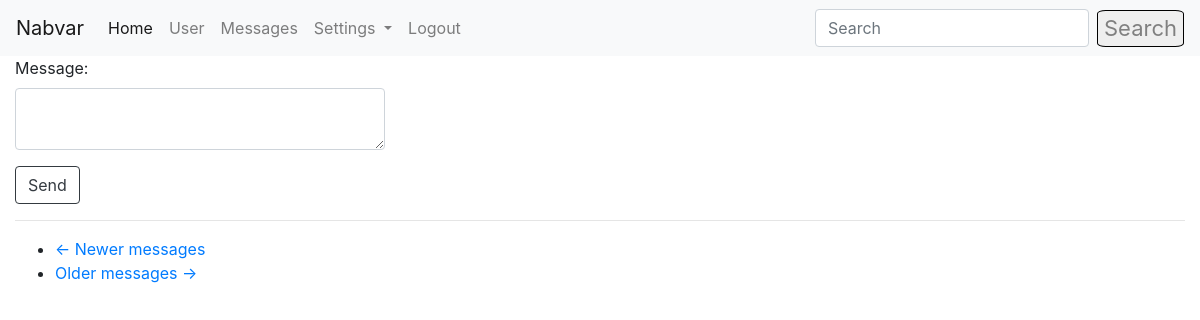
The app's page /private_messages/SLDem (signed in), older data.
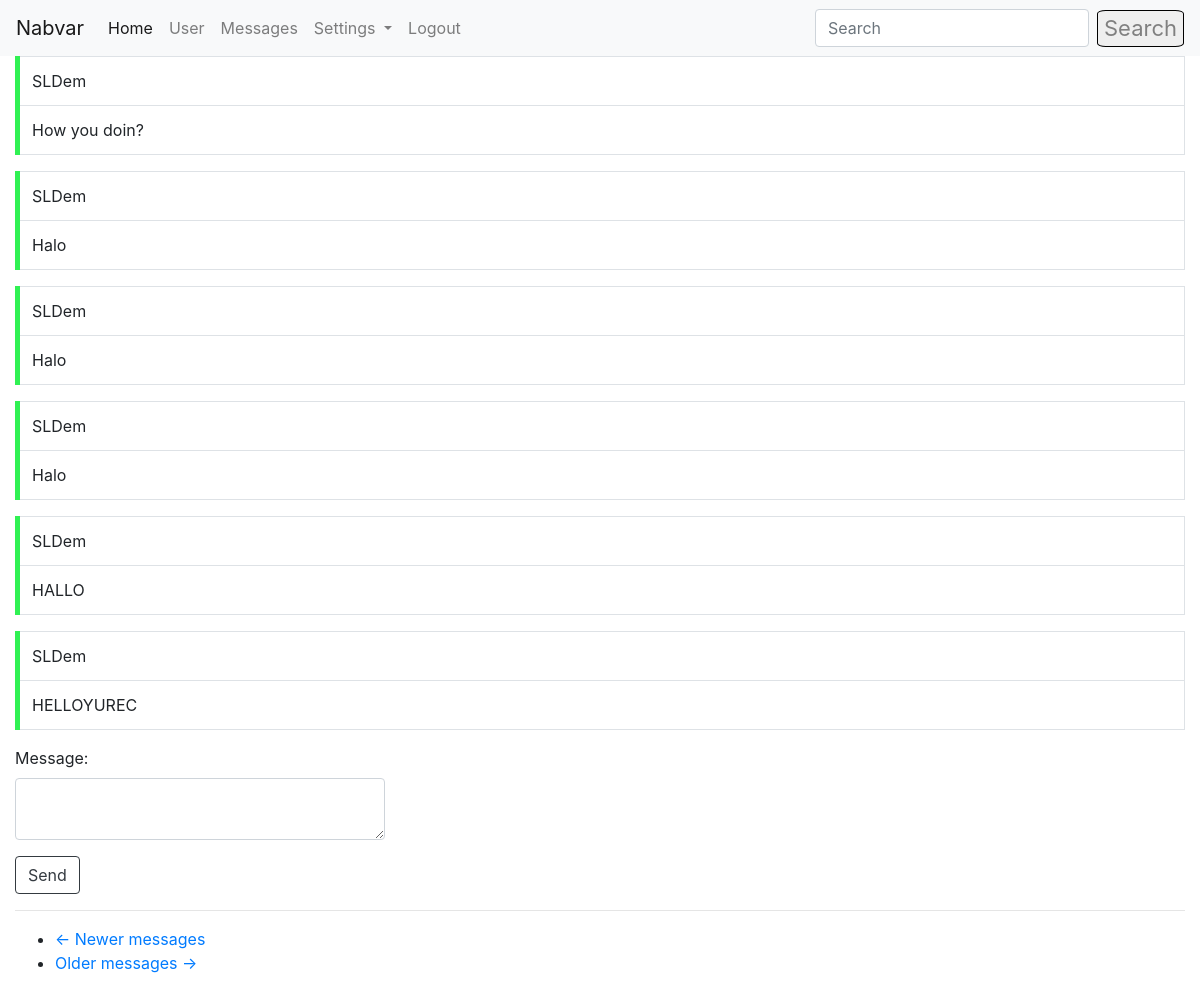
The same page, newer data.
### app/models.py (models this page shows, shortened)
class Message(db.Model):
    id = db.Column(db.Integer, primary_key=True)
    sender_id = db.Column(db.Integer, db.ForeignKey('user.id'))
    recipient_id = db.Column(db.Integer, db.ForeignKey('user.id'))
    body = db.Column(db.String(140))
    timestamp = db.Column(db.DateTime, index=True, default=datetime.utcnow)

class User(UserMixin, db.Model):
    id = db.Column(db.Integer, primary_key=True)
    username = db.Column(db.String(64), index=True, unique=True)
    email = db.Column(db.String(124), index=True, unique=True)
    password_hash = db.Column(db.String(128))
    about_me = db.Column(db.String(1024))
    last_seen = db.Column(db.DateTime, default=datetime.utcnow())
    avatar_set = db.Column(db.Boolean, default=False)
    posts = db.relationship("Post", backref='author', lazy='dynamic')
    comments = db.relationship("Comment", backref='commenter', lazy='dynamic')
    followed = db.relationship(
        'User', secondary=followers,
        primaryjoin=(followers.c.follower_id == id),
        secondaryjoin=(followers.c.followed_id == id),
        backref=db.backref('followers', lazy='dynamic'), lazy='dynamic')
    liked = db.relationship(
        'PostLike',
        foreign_keys='PostLike.user_id',
        backref='user', lazy='dynamic')
    comment_liked = db.relationship(
        'CommentLike',
        foreign_keys='CommentLike.user_id',
        backref='user', lazy='dynamic')
    messages_sent = db.relationship(
        'Message',
        foreign_keys='Message.sender_id',
        backref='author', lazy='dynamic')
    messages_received = db.relationship(
        'Message',
        foreign_keys='Message.recipient_id',
        backref='recipient', lazy='dynamic')

### app/routes.py (the view)
@login_required
@app.route('/private_messages/<recipient>', methods=['POST', 'GET'])
def private_messages(recipient):
    messages = current_user.messages_received.order_by(Message.timestamp.desc())  # .paginate(page, 30, False)
    user = User.query.filter_by(username=recipient).first_or_404()
    form = MessageForm()
    if form.validate_on_submit():
        message = Message(body=form.message.data, author=current_user, recipient=user)
        db.session.add(message)
        db.session.commit()
        flash('Message sent!')
        return redirect(url_for('private_messages', recipient=user))
    return render_template('private_messages.html', title='Private Messages', recipient=recipient, form=form,
                           messages=messages)  # ,

### app/forms.py
class MessageForm(FlaskForm):
    message = TextAreaField("Message: ", validators=[DataRequired()])
    submit = SubmitField("Send")

### app/models.py (called while the page is built)
@login.user_loader
def load_user(id):
    return User.query.get(int(id))

### app/routes.py (called while the page is built)
@app.before_request
def before_request():
    if current_user.is_authenticated:
        current_user.last_seen = datetime.utcnow()
        db.session.commit()

### app/templates/private_messages.html
{% extends "base.html" %}
{% import "bootstrap/wtf.html" as wtf %}
{% block app_content %}
    {% for message in messages %}
        {% include "_message.html" %}
    {% endfor %}
    <div class="row">
        <div class="col-md-4">
            {{ wtf.quick_form(form, button_map={'submit':'btn btn-outline-dark'}) }}
        </div>
    </div>
    <hr>
    <nav aria-label="...">
        <ul class="pager">
            <li class="previous{% if not prev_url %} disabled{% endif %}">
                <a href="{{ prev_url or '#' }}">
                    <span aria-hidden="true">&larr;</span> Newer messages
                </a>
            </li>
            <li class="next{% if not next_url %} disabled{% endif %}">
                <a href="{{ next_url or '#' }}">
                    Older messages <span aria-hidden="true">&rarr;</span>
                </a>
            </li>
        </ul>
    </nav>
{% endblock %}

### app/templates/_message.html
{% import "bootstrap/wtf.html" as wtf %}
{% block app_content %}
<table class="table table-bordered" style="border-left: 5px solid; border-color: #30F153">
    <tr>
        <td>{{message.author.username}}</td>
    </tr>
    <tr>
        <td>{{message.body}}</td>
    </tr>
</table>
{% endblock %}

Row changes from the older to the newer data that the page shows:
added Message: author.username "SLDem", body "How you doin?"
added Message: author.username "SLDem", body "Halo"
added Message: author.username "SLDem", body "Halo"
added Message: author.username "SLDem", body "Halo"
added Message: author.username "SLDem", body "HALLO"
added Message: author.username "SLDem", body "HELLOYUREC"
